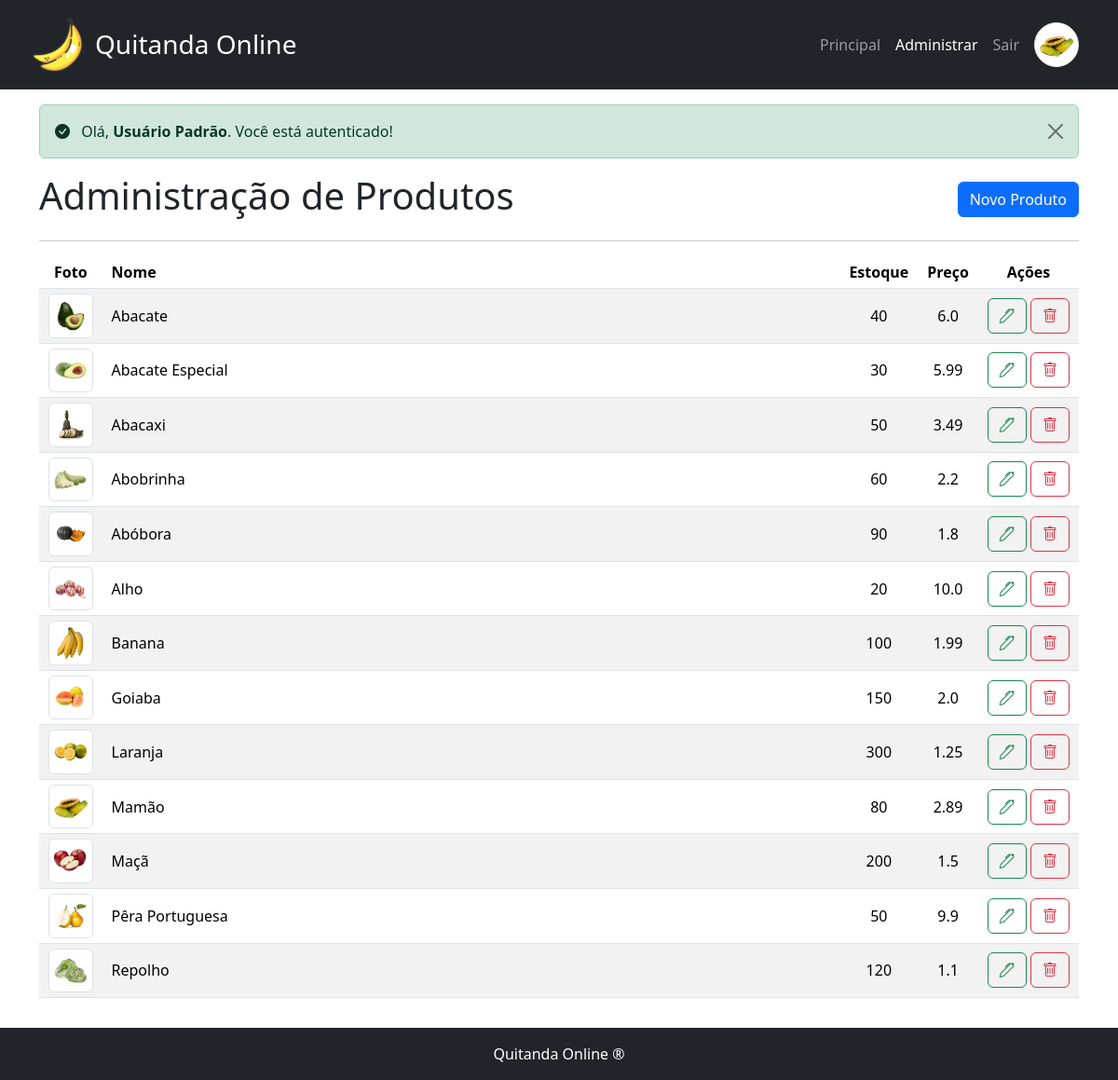
Page /admin/ (signed in) on the committed database.
### tables this page shows
CREATE TABLE produto (
        id INTEGER PRIMARY KEY AUTOINCREMENT,
        nome VARCHAR(100) NOT NULL,
        descricao VARCHAR(1000) NOT NULL,
        preco REAL NOT NULL,
        estoque INTEGER NOT NULL);

### routes/admin_router.py (the view)
@router.get("/")
def get_root(request: Request):
    produtos = ProdutoRepo.obter_todos()
    response = templates.TemplateResponse(
        "admin/index.html", {"request": request, "produtos": produtos})
    return response

### templates/admin/index.html (shortened to what this page needs)
{% extends "base.html" %}
{% set admin_active = "active" %}
{% block conteudo %}
<div class="d-flex justify-content-between align-items-center">
    <h1>Administração de Produtos</h1>
    <a href="/admin/inserir_produto" class="btn btn-primary">Novo Produto</a>
</div>
<hr>
<table class="table table-striped table-hover table-sm table-produtos">
    <thead>
        <tr>
            <th class="px-3">Foto</th>
            <th>Nome</th>
            <th>Estoque</th>
            <th>Preço</th>
            <th>Ações</th>
        </tr>
    </thead>
    <tbody>
        {% for p in produtos %}
        <tr>
            <td>
                <img src="/static/img/produtos/{{'{:06d}'.format(p.id)}}.jpg" alt="{{p.nome}}" class="img-thumbnail h-100">
            </td>
            <td>{{p.nome}}</td>
            <td>{{p.estoque}}</td>
            <td>{{p.preco}}</td>
            <td>
                <a href="/admin/alterar_produto/{{p.id}}" class="btn btn-outline-success">
                    <i class="bi bi-pen"></i>
                </a>
                <a href="/admin/excluir_produto/{{p.id}}" class="btn btn-outline-danger">
                    <i class="bi bi-trash"></i>
                </a>
            </td>
        </tr>
        {% endfor %}
    </tbody>
</table>
{% endblock %}

### static/css/estilos.css (style rules this page uses)
.table-produtos th, .table-produtos td { vertical-align: middle; width: 1%; white-space: nowrap; text-align: center; padding: 5px 10px; }
.table-produtos th:nth-of-type(2), .table-produtos td:nth-of-type(2) { text-align: left; width: auto; }

### rows in the picture
produto: shows a picture, nome "Abacate", estoque "40", preco "6.0"
produto: shows a picture, nome "Abacate Especial", estoque "30", preco "5.99"
produto: shows a picture, nome "Abacaxi", estoque "50", preco "3.49"
produto: shows a picture, nome "Abobrinha", estoque "60", preco "2.2"
produto: shows a picture, nome "Abóbora", estoque "90", preco "1.8"
produto: shows a picture, nome "Alho", estoque "20", preco "10.0"
produto: shows a picture, nome "Banana", estoque "100", preco "1.99"
produto: shows a picture, nome "Goiaba", estoque "150", preco "2.0"
produto: shows a picture, nome "Laranja", estoque "300", preco "1.25"
produto: shows a picture, nome "Mamão", estoque "80", preco "2.89"
produto: shows a picture, nome "Maçã", estoque "200", preco "1.5"
produto: shows a picture, nome "Pêra Portuguesa", estoque "50", preco "9.9"
produto: shows a picture, nome "Repolho", estoque "120", preco "1.1"

### other values in the picture
{{ mensagem|safe }} "Olá, Usuário Padrão . Você está autenticado!"
